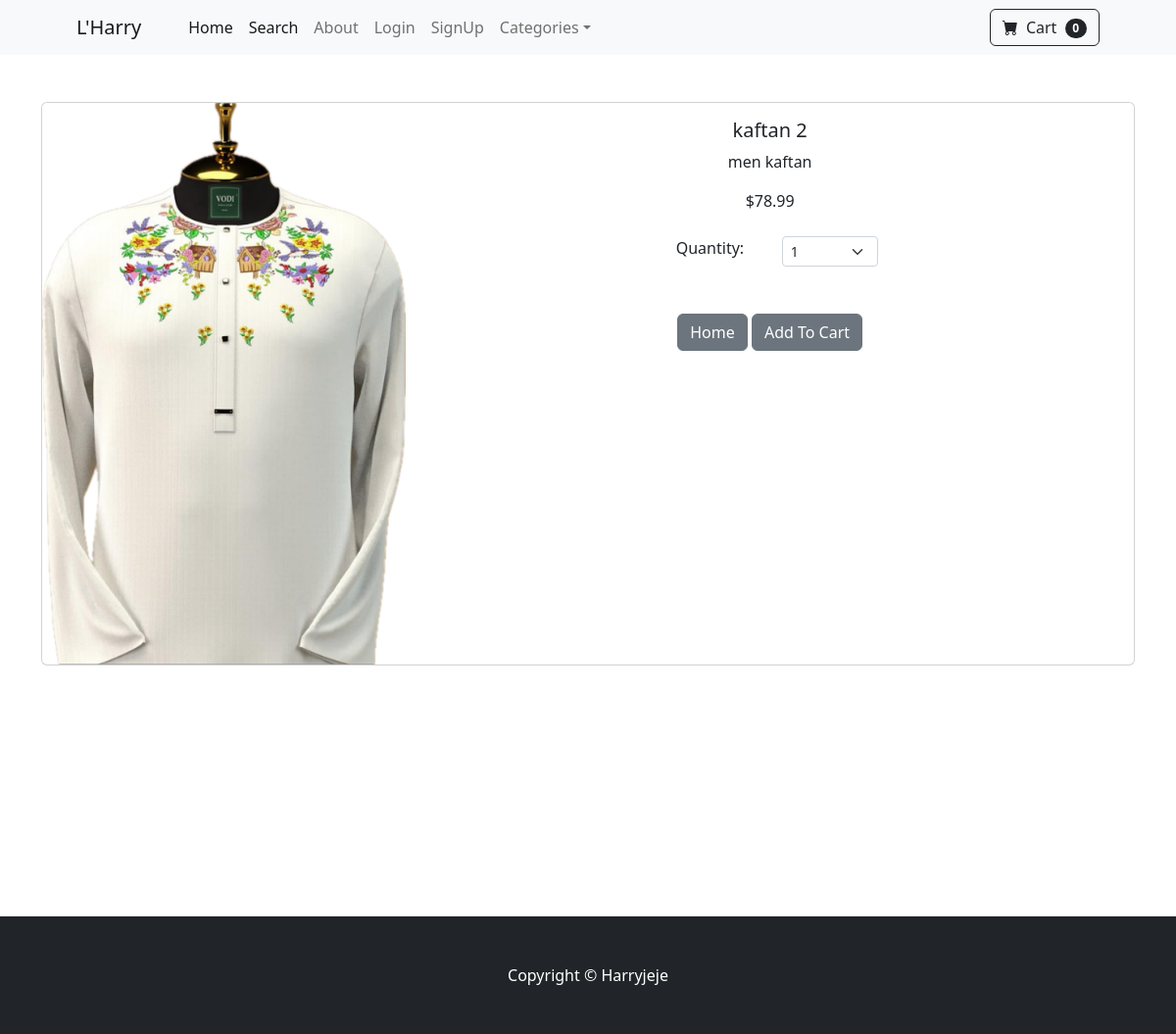
Page /product/1 on the committed database.
### store/models.py (models this page shows, shortened)
class Product(models.Model):
	name = models.CharField(max_length=50)
	price = models.DecimalField(default=0, decimal_places=2, max_digits=6)
	category = models.ForeignKey(Category, on_delete=models.CASCADE,default=1)
	description = models.CharField(max_length=250, default='', null=True, blank=True)
	image = models.ImageField(upload_to='uploads/product/')
	is_sale = models.BooleanField(default=False)
	sale_price =  models.DecimalField(default=0, decimal_places=2, max_digits=6)

### store/views.py (the view)
# urls.py: path("product/<int:pk>", views.product, name= "product"),
def product(request,pk):
    product = Product.objects.get(id=pk)
    return render (request, 'product.html', {'product':product})

### cart/cart.py (called while the page is built)
	def __len__(self):
		return len(self.cart)

### cart/context_processors.py (called while the page is built)
def cart(request):
	return{'cart': Cart(request)}

### store/templates/product.html (shortened to what this page needs)
{% extends 'base.html' %}
 {% block content %}
<div class="container">
  <br><br>
    <div class="card mb-3">
  <div class="row g-0">
    <div class="col-md-4">
      <img src="{{ product.image.url }}" class="img-fluid rounded-start" alt="...">
    </div>
    <div class="col-md-8">
      <div class="card-body">
        <center>
        <h5 class="card-title">{{product.name}}</h5>
        <p class="card-text">{{product.description}}</p>
    {% if product.is_sale %}
         <div class="d-flex justify-content-center small text-warning mb-2">
              <div class="bi-star-fill"></div>&nbsp;&nbsp;Sale!&nbsp;&nbsp;
              <div class="bi-star-fill"></div>
              </div>
              <strike>
              ${{product.price}}
              </strike>
              <br>
              ${{ product.sale_price }}
    {% else %}
            ${{ product.price }}
    {% endif %}
      <br><br>
<div class="row justify-content-center">
  <div class="col-md-2">Quantity:</div>
              <div class="col-md-2">
              <select class="form-select form-select-sm" id="qty-cart">
                <option value="1">1</option>
              </select>
            </div>
          </div>
          <br><br>
    <a href="{% url 'home' %}" class="btn btn-secondary">Home</a>
    <button type="button" value="{{ product.id }}" class="btn btn-secondary" id="add-cart">Add To Cart
    </button>
    </center>
      </div>
    </div>
  </div>
</div>
 </div>
 <br><br> <br><br> <br><br> <br><br> <br><br>
 {% endblock %}

### rows in the picture
Product: image (picture), name "kaftan 2", description "men kaftan", price "78.99"

### other values in the picture
{{ cart|length }} "0"
